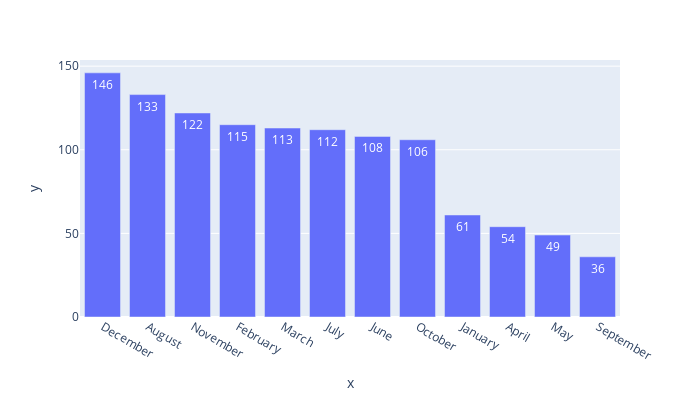

Notebook cell for this chart:
### Code cell
px.bar(x=df['MONTH'].value_counts().index,
       y=df['MONTH'].value_counts().values,height=400,width=700,text_auto=True)
#December have most bookings - indicates Christmas festival

### Figure 1 — Plotly figure (JSON) as saved in the notebook; plotly's stock layout.template omitted (floating-point values rounded to 4 significant figures)
{"data": [{"alignmentgroup": "True", "hovertemplate": "x=%{x}<br>y=%{y}<extra></extra>", "legendgroup": "", "marker": {"color": "#636efa", "pattern": {"shape": ""}}, "name": "", "offsetgroup": "", "orientation": "v", "showlegend": false, "textposition": "auto", "texttemplate": "%{y}", "type": "bar", "x": ["December", "August", "November", "February", "March", "July", "June", "October", "January", "April", "May", "September"], "xaxis": "x", "y": [146, 133, 122, 115, 113, 112, 108, 106, 61, 54, 49, 36], "yaxis": "y"}], "layout": {"barmode": "relative", "height": 400, "legend": {"tracegroupgap": 0}, "margin": {"t": 60}, "width": 700, "xaxis": {"anchor": "y", "domain": [0, 1], "title": {"text": "x"}}, "yaxis": {"anchor": "x", "domain": [0, 1], "title": {"text": "y"}}}}
